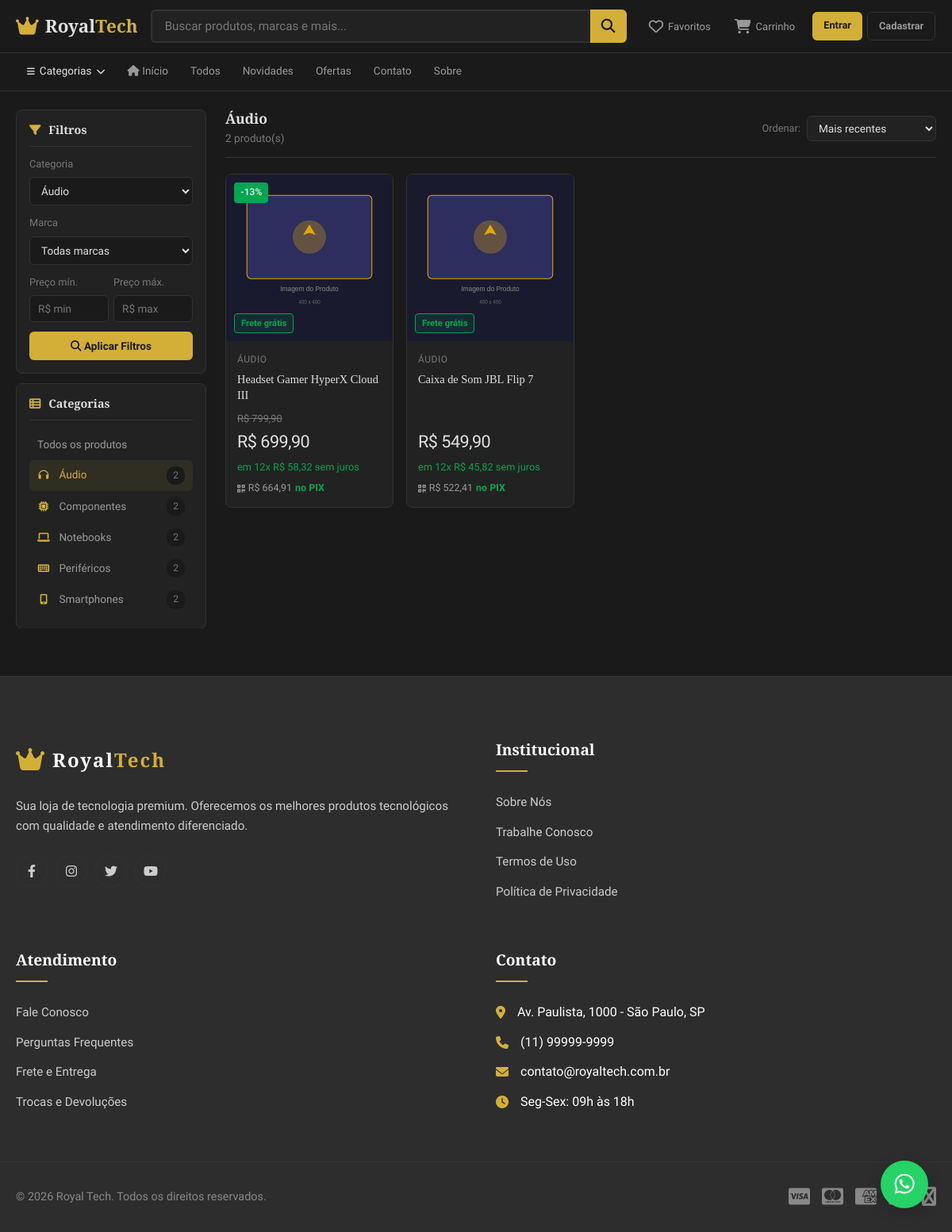
/pages/products/products.php?category_id=5, run on the app's committed database.
### tables this page shows
CREATE TABLE IF NOT EXISTS e5_categories (
  id INT PRIMARY KEY AUTO_INCREMENT,
  name VARCHAR(80) NOT NULL UNIQUE,
  slug VARCHAR(100) NOT NULL UNIQUE,
  description TEXT NULL,
  created_at TIMESTAMP DEFAULT CURRENT_TIMESTAMP,
  updated_at TIMESTAMP DEFAULT CURRENT_TIMESTAMP ON UPDATE CURRENT_TIMESTAMP
);

CREATE TABLE IF NOT EXISTS e5_products (
  id INT PRIMARY KEY AUTO_INCREMENT,
  category_id INT NOT NULL,
  name VARCHAR(150) NOT NULL,
  slug VARCHAR(180) NOT NULL UNIQUE,
  description TEXT NULL,
  brand VARCHAR(80) NULL,
  price DECIMAL(10,2) NOT NULL,
  old_price DECIMAL(10,2) NULL,
  stock INT NOT NULL DEFAULT 0,
  is_featured TINYINT(1) NOT NULL DEFAULT 0,
  package_size_id INT NULL,
  weight_kg DECIMAL(5,2) NULL,
  height_cm DECIMAL(5,1) NULL,
  width_cm DECIMAL(5,1) NULL,
  length_cm DECIMAL(5,1) NULL,
  created_at TIMESTAMP DEFAULT CURRENT_TIMESTAMP,
  updated_at TIMESTAMP DEFAULT CURRENT_TIMESTAMP ON UPDATE CURRENT_TIMESTAMP,
  CONSTRAINT fk_products_category FOREIGN KEY (category_id) REFERENCES e5_categories(id),
  CONSTRAINT fk_products_package_size FOREIGN KEY (package_size_id) REFERENCES e5_package_sizes(id)
);

### includes/category_icons.php (called while the page is built)
<?php
$categoryIcons = [
    'notebooks' => 'fa-laptop', 'smartphones' => 'fa-mobile-alt', 'tablets' => 'fa-tablet-alt',
    'perifericos' => 'fa-keyboard', 'audio' => 'fa-headphones', 'games' => 'fa-gamepad',
    'cameras' => 'fa-camera', 'acessorios' => 'fa-headset', 'monitores' => 'fa-tv',
    'wearables' => 'fa-clock', 'rede' => 'fa-wifi', 'cabo' => 'fa-plug',
    'componentes' => 'fa-microchip',
];

### includes/image_helpers.php (called while the page is built, shortened)
<?php
function imageAvailable(string $path): bool
{
    $file = realpath(__DIR__ . '/../' . ltrim($path, '/'));
    return $file !== false && is_file($file);
}
function renderProductImage(string $path, string $basePath, string $fallback = 'assets/img/placeholder-product.svg'): string
{
    return $basePath . ltrim($fallback, '/');
}

### pages/products/products.php (the view, shortened to what this page needs)
<?php
$base_path = '../../';
include '../../database/connection.php';
$categoryFilter = (int) ($_GET['category_id'] ?? 0);
$searchTerm = trim((string) ($_GET['q'] ?? ''));
$minPrice = max(0, (float) ($_GET['min_price'] ?? 0));
$maxPrice = max(0, (float) ($_GET['max_price'] ?? 0));
$sortOrder = (string) ($_GET['sort'] ?? 'recent');
$offersOnly = (string) ($_GET['offers'] ?? '') === '1';
$sql = 'SELECT p.id, p.name, p.price, p.old_price, p.brand, p.is_featured, p.stock, c.name AS category_name,
        (SELECT pi.image_path FROM e5_product_images pi WHERE pi.product_id = p.id ORDER BY pi.is_primary DESC, pi.id ASC LIMIT 1) AS image_path
        FROM e5_products p
        INNER JOIN e5_categories c ON c.id = p.category_id
        WHERE 1=1';
$params = [];
if ($categoryFilter > 0) {$sql .= ' AND p.category_id = :category_id'; $params[':category_id'] = $categoryFilter;}
$allowedSort = [
    'recent' => 'p.created_at DESC',
    'newest' => 'p.created_at DESC',
    'price_asc' => 'p.price ASC',
    'price_desc' => 'p.price DESC',
    'name_asc' => 'p.name ASC',
];
$defaultSort = $offersOnly ? '((p.old_price - p.price) / p.old_price) DESC, p.created_at DESC' : 'p.created_at DESC';
$sql .= ' ORDER BY ' . ($allowedSort[$sortOrder] ?? $defaultSort);
$countSql = 'SELECT COUNT(*)' . substr($sql, strrpos($sql, 'FROM'));
$countStmt = $pdo->prepare($countSql);
$countStmt->execute($params);
$totalProducts = (int) $countStmt->fetchColumn();
$page = max(1, (int) ($_GET['page'] ?? 1));
$perPage = 12;
$totalPages = max(1, (int) ceil($totalProducts / $perPage));
$page = min($page, $totalPages);
$offset = ($page - 1) * $perPage;
$sql .= ' LIMIT :limit OFFSET :offset';
$params[':limit'] = $perPage;
$params[':offset'] = $offset;
$stmt = $pdo->prepare($sql);
$stmt->execute($params);
$products = $stmt->fetchAll();
$categories = $pdo->query('SELECT c.id, c.name, c.slug, (SELECT COUNT(*) FROM e5_products p WHERE p.category_id = c.id) AS product_count FROM e5_categories c ORDER BY c.name ASC')->fetchAll();
require_once __DIR__ . '/../../includes/category_icons.php';
function buildQueryString($overrides) {
    $params = array_merge($_GET, $overrides);
    unset($params['page']);
    return http_build_query($params);
}
include '../../components/header.php';
?>
<div class="ml-layout">
    <aside class="ml-sidebar" id="ml-sidebar-desktop">
        <div class="ml-sidebar-card">
            <h3 class="ml-sidebar-title"><i class="fas fa-filter" style="margin-right:6px;color:#d4af37;"></i> Filtros</h3>
            <form method="GET" id="ml-filter-form">
                <div class="ml-sidebar-filter-group">
                    <label class="ml-sidebar-filter-label">Categoria</label>
                    <select name="category_id" class="ml-sidebar-filter-select" onchange="this.form.submit()">
                        <?php foreach($categories as $c): ?>
                            <option value="<?php echo (int)$c['id']; ?>" <?php echo $categoryFilter === (int)$c['id'] ? 'selected' : ''; ?>>
                                <?php echo htmlspecialchars($c['name'], ENT_QUOTES, 'UTF-8'); ?>
                            </option>
                        <?php endforeach; ?>
                    </select>
                </div>
                <div class="ml-sidebar-filter-group">
                    <label class="ml-sidebar-filter-label">Marca</label>
                    <select name="brand" class="ml-sidebar-filter-select" onchange="this.form.submit()">
                        <option value="">Todas marcas</option>
                    </select>
                </div>
                <div class="ml-sidebar-filter-group" style="display:flex; gap:6px;">
                    <div style="flex:1;">
                        <label class="ml-sidebar-filter-label">Preço mín.</label>
                        <input type="number" name="min_price" class="ml-sidebar-filter-input" min="0"
                               placeholder="R$ min" value="<?php echo $minPrice > 0 ? (float)$minPrice : ''; ?>" step="10">
                    </div>
                    <div style="flex:1;">
                        <label class="ml-sidebar-filter-label">Preço máx.</label>
                        <input type="number" name="max_price" class="ml-sidebar-filter-input" min="0"
                               placeholder="R$ max" value="<?php echo $maxPrice > 0 ? (float)$maxPrice : ''; ?>" step="10">
                    </div>
                </div>
                <button type="submit" class="ml-sidebar-filter-btn">
                    <i class="fas fa-search"></i> Aplicar Filtros
                </button>
            </form>
        </div>
        <div class="ml-sidebar-card">
            <h3 class="ml-sidebar-title"><i class="fas fa-th-list" style="margin-right:6px;color:#d4af37;"></i> Categorias</h3>
            <ul class="ml-sidebar-list">
                <li class="ml-sidebar-item <?php echo $categoryFilter === 0 ? 'active' : ''; ?>">
                    <a href="?<?php echo buildQueryString(['category_id' => 0]); ?>">
                        Todos os produtos
                    </a>
                </li>
                <?php foreach ($categories as $cat):
                    $icon = $categoryIcons[$cat['slug']] ?? 'fa-folder';
                ?>
                <li class="ml-sidebar-item <?php echo $categoryFilter === (int)$cat['id'] ? 'active' : ''; ?>">
                    <a href="?<?php echo buildQueryString(['category_id' => (int)$cat['id']]); ?>">
                        <span>
                            <i class="fas <?php echo $icon; ?>" style="margin-right:8px;width:16px;text-align:center;color:#d4af37;font-size:0.8rem;"></i>
                            <?php echo htmlspecialchars($cat['name'], ENT_QUOTES, 'UTF-8'); ?>
                        </span>
                        <span class="ml-sidebar-count"><?php echo (int)$cat['product_count']; ?></span>
                    </a>
                </li>
                <?php endforeach; ?>
            </ul>
        </div>
    </aside>
    <div class="ml-main">
        <div class="ml-main-header">
            <div>
                <h1 class="ml-main-title">
                    <?php if ($searchTerm): ?>
                        Resultados para "<?php echo htmlspecialchars($searchTerm, ENT_QUOTES, 'UTF-8'); ?>"
                    <?php elseif ($categoryFilter > 0): ?>
                        <?php
                        $activeCatName = '';
                        foreach ($categories as $c) {
                            if ((int)$c['id'] === $categoryFilter) {
                                $activeCatName = $c['name'];
                                break;
                            }
                        }
                        echo htmlspecialchars($activeCatName ?: 'Produtos', ENT_QUOTES, 'UTF-8');
                        ?>
                    <?php elseif ($offersOnly): ?>
                        Produtos em promoção
                    <?php elseif ($sortOrder === 'newest'): ?>
                        Novidades
                    <?php else: ?>
                        Todos os Produtos
                    <?php endif; ?>
                </h1>
                <span class="ml-main-count"><?php echo $totalProducts; ?> produto(s)</span>
            </div>
            <div class="ml-main-sort">
                <label for="ml-sort">Ordenar:</label>
                <select id="ml-sort" onchange="window.location.href='?'+this.value">
                    <?php
                    $sortOptions = [
                        'recent' => 'Mais recentes',
                        'newest' => 'Novidades (30 dias)',
                        'price_asc' => 'Menor preço',
                        'price_desc' => 'Maior preço',
                        'name_asc' => 'A-Z',
                    ];
                    foreach ($sortOptions as $val => $label):
                        $qs = buildQueryString(['sort' => $val]);
                    ?>
                        <option value="<?php echo $qs; ?>" <?php echo $sortOrder === $val ? 'selected' : ''; ?>><?php echo $label; ?></option>
                    <?php endforeach; ?>
                </select>
            </div>
        </div>
        <?php if (empty($products)): ?>
            <div class="ml-empty">
                <i class="fas fa-search"></i>
                <h3>Nenhum produto encontrado</h3>
                <p>Tente ajustar os filtros ou buscar por outro termo.</p>
            </div>
        <?php else: ?>
            <div class="ml-products-grid">
                <?php foreach($products as $product):
                    $product_id = (int)$product['id'];
                    $product_name = $product['name'];
                    $product_price = (float)$product['price'];
                    $product_old_price = $product['old_price'] !== null ? (float)$product['old_price'] : null;
                    $product_image = $product['image_path'] ?: 'assets/img/placeholder-product.svg';
                    $product_category = $product['category_name'];
                    $product_stock = isset($product['stock']) ? (int)$product['stock'] : 1;
                    include '../../components/product-card.php';
                endforeach; ?>
            </div>
        <?php endif; ?>
    </div>
</div>
<?php include '../../components/footer.php'; ?>

### components/product-card.php (shortened to what this page needs)
<?php
$_pid = (int) ($product_id ?? 0);
$_pname = $product_name ?? 'Produto';
$_pprice = (float) ($product_price ?? 0);
$_pold = isset($product_old_price) ? (float) $product_old_price : null;
$_pimage = $product_image ?? '';
$_pcat = $product_category ?? 'Eletrônicos';
$_pstock = isset($product_stock) ? (int) $product_stock : 1;
$base = $base_path ?? '';
require_once __DIR__ . '/../includes/image_helpers.php';
$imageCandidate = renderProductImage((string) $_pimage, $base);
$_discount = 0;
if ($_pold !== null && $_pold > $_pprice && $_pold > 0) {
    $_discount = round((($_pold - $_pprice) / $_pold) * 100);
}
$_pix_price = round($_pprice * 0.95, 2);
$_freeShipping = $_pprice >= 500;
$_installmentValue = $_pprice > 0 ? round($_pprice / 12, 2) : 0;
$_outOfStock = $_pstock <= 0;
?>
<article class="ml-product-card" data-product-id="<?php echo $_pid; ?>">
    <div class="ml-card-image">
        <?php if ($_discount > 0): ?>
            <span class="ml-card-discount">-<?php echo $_discount; ?>%</span>
        <?php endif; ?>
        <?php if ($_freeShipping && !$_outOfStock): ?>
            <span class="ml-card-freeship">Frete grátis</span>
        <?php endif; ?>
        <a href="<?php echo $base; ?>pages/products/product-detail.php?id=<?php echo $_pid; ?>">
            <img src="<?php echo htmlspecialchars($imageCandidate, ENT_QUOTES, 'UTF-8'); ?>"
                 alt="<?php echo htmlspecialchars($_pname, ENT_QUOTES, 'UTF-8'); ?>"
                 loading="lazy"
                 onerror="this.onerror=null;this.src='<?php echo $base; ?>assets/img/placeholder-product.svg'">
        </a>
    </div>
    <div class="ml-card-body">
        <?php if ($_pcat): ?>
            <span class="ml-card-category"><?php echo htmlspecialchars($_pcat, ENT_QUOTES, 'UTF-8'); ?></span>
        <?php endif; ?>
        <h3 class="ml-card-title">
            <a href="<?php echo $base; ?>pages/products/product-detail.php?id=<?php echo $_pid; ?>">
                <?php echo htmlspecialchars($_pname, ENT_QUOTES, 'UTF-8'); ?>
            </a>
        </h3>
        <div class="ml-card-prices">
            <?php if ($_pold !== null && $_pold > $_pprice): ?>
                <span class="ml-card-old-price">R$ <?php echo number_format($_pold, 2, ',', '.'); ?></span>
            <?php endif; ?>
            <span class="ml-card-price">R$ <?php echo number_format($_pprice, 2, ',', '.'); ?></span>
            <?php if ($_pprice > 0): ?>
                <span class="ml-card-installments">em 12x R$ <?php echo number_format($_installmentValue, 2, ',', '.'); ?> sem juros</span>
                <span class="ml-card-pix">
                    <i class="fas fa-qrcode"></i>
                    R$ <?php echo number_format($_pix_price, 2, ',', '.'); ?> <strong>no PIX</strong>
                </span>
            <?php endif; ?>
        </div>
    </div>
</article>

### assets/css/style.css (style rules this page uses)
:root { --color-primary: #d4af37; --color-primary-dark: #b8962e; --color-primary-light: #e8c547; --color-black: #1a1a1a; --color-black-light: #2d2d2d; --color-black-lighter: #404040; --color-white: #ffffff; --color-white-smoke: #f5f5f5; --color-gray: #888888; --color-gray-light: #cccccc; --color-border: #333333; --color-gold: #d4af37; --font-primary: 'Rajdhani', sans-serif; --font-secondary: 'Playfair Display', serif; --transition: all 0.3s ease; --shadow: 0 5px 20px rgba(0, 0, 0, 0.15); --shadow-hover: 0 10px 30px rgba(212, 175, 55, 0.2); }
* { margin: 0; padding: 0; box-sizing: border-box; }
html { scroll-behavior: smooth; }
body { font-family: var(--font-primary); font-size: 16px; line-height: 1.6; color: var(--color-white); background-color: var(--color-black); }
a { text-decoration: none; color: inherit; transition: var(--transition); }
ul { list-style: none; }
img { max-width: 100%; height: auto; display: block; }
h1, h2, h3, h4, h5, h6 { font-family: var(--font-secondary); font-weight: 700; line-height: 1.3; color: var(--color-white); }
h1 { font-size: 3rem; }
h3 { font-size: 2rem; }

### data on the page
e5_categories: name "Áudio", product_count "2"
e5_categories: name "Componentes", product_count "2"
e5_categories: name "Notebooks", product_count "2"
e5_categories: name "Periféricos", product_count "2"
e5_categories: name "Smartphones", product_count "2"
e5_products: _discount "13", stock "Frete grátis", category.name "ÁUDIO", name "Headset Gamer HyperX Cloud III", old_price "799,90", price "699,90", price "58,32", price "664,91"
e5_products: stock "Frete grátis", category.name "ÁUDIO", name "Caixa de Som JBL Flip 7", price "549,90", price "45,82", price "522,41"

### other printed values
$totalProducts "2"
store_config('store_address') "Av. Paulista, 1000 - São Paulo, SP"
store_config('store_phone') "(11) 99999-9999"
store_config('store_email') "contato@royaltech.com.br"
form field category_id "Áudio"
form field value "Mais recentes"
